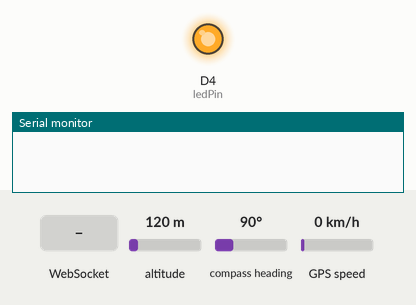
The sketch below on a simulated ESP8266 (NodeMCU). On the bench: output pins drawn as LEDs (lit = HIGH), the last lines printed to the serial monitor. Dashed ring = blinking. Inputs (shaded band) come from the test bench; at power-on: altitude 120 m, compass heading 90°, GPS speed 0 km/h. WiFi joins after 1.5 s; servers stay silent unless stated; the GPS gets a fix after 3 s at 37.7749, -122.4194 with 8 satellites.

Above: at 0.1 s.
At 2.7 s:
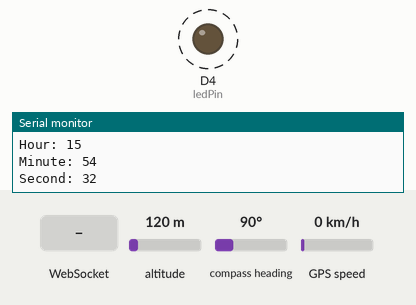
2.8 s: WebSocket text "1" received
Timing chart, 0 to 11.0 s (numbered marks = the images above; inputs shaded):
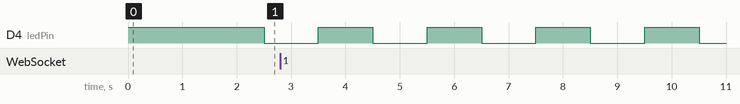

Measured:
- by itself, D4 (ledPin): alternates HIGH for 1.0 s and LOW for 1.0 s

The sketch:

Live_GPS.ino
```cpp
#include <ESPAsyncWiFiManager.h>
#include <ESPAsyncWebServer.h>
#include <ESPAsyncTCP.h>
#include <TinyGPS++.h>
#include <SoftwareSerial.h>
#include <ArduinoJson.h>

// Pin configuration
static const int RXpin = D7, TXpin = D6;
const int ledPin = D4;

// GPS and WiFiManager objects
TinyGPSPlus gps;
SoftwareSerial SerialGPS(TXpin, RXpin);
DNSServer dns;
AsyncWebServer server(80);
AsyncWiFiManager wifiManager(&server, &dns);

// WebSocket
AsyncWebSocket ws("/ws");

// Variables for GPS data
float Latitude = 0, Longitude = 0, Altitude = 0, Speed = 0, HDOP = 0, Course = 0;
int year, month, date, hour, minute, second;
String DateString, TimeString;

// Timer for loop execution
unsigned long lastBroadcastTime = 0;
const unsigned long broadcastInterval = 1000;  // 1 second
// Timer for LED blinking
unsigned long previousMillis = 0;
const unsigned long ledOnDuration = 1000;               // 1 second
const unsigned long ledOffDurationConnected = 1000;     // 4 seconds (slow blink for connected)
const unsigned long ledOffDurationDisconnected = 4000;  // 1 second (fast blink for disconnected)
bool ledState = false;

// WebSocket event handler
void onWebSocketEvent(AsyncWebSocket *server, AsyncWebSocketClient *client, AwsEventType type, void *arg, uint8_t *data, size_t len) {
  if (type == WS_EVT_CONNECT) {
    Serial.println("WebSocket client connected");

  } else if (type == WS_EVT_DISCONNECT) {
    Serial.println("WebSocket client disconnected");
  }
}

void setup() {
  Serial.begin(115200);
  SerialGPS.begin(9600);
  pinMode(ledPin, OUTPUT);
  digitalWrite(ledPin, HIGH);  // Turn off LED

  // Setup WiFi
  wifiManager.autoConnect("ESP_WiFi");
  Serial.println("Connected to WiFi!");

  // Setup WebSocket
  ws.onEvent(onWebSocketEvent);
  server.addHandler(&ws);

  // Serve HTML
  server.on("/", HTTP_GET, [](AsyncWebServerRequest *request) {
    String mapUrl = "https://maps.google.com/?q=" + String(Latitude, 6) + "," + String(Longitude, 6);
    request->send_P(200, "text/html", R"rawliteral(
    <!DOCTYPE html>
    <html lang='en'>
    <head>
      <meta charset='UTF-8'>
      <meta name='viewport' content='width=device-width, initial-scale=1.0'>
      <title>Live GPS Tracking</title>
      <style>
        body {
          font-family: Arial, sans-serif;
          background-color: #f4f4f4;
          margin: 0;
          padding: 20px;
        }
        .container {
          max-width: 800px;
          margin: 0 auto;
          background-color: white;
          border-radius: 15px;
          box-shadow: 0 4px 15px rgba(0, 0, 0, 0.1);
          padding: 20px;
          display: flex;
          flex-direction: column;
        }
        .header {
          text-align: center;
          margin-bottom: 20px;
        }
        .header h1 {
          color: #333;
          font-size: 24px;
          margin-bottom: 10px;
        }
        .header p {
          color: #666;
        }
        .card {
          flex: 1;
          background-color: #f0f0f0;
          border-radius: 10px;
          padding: 15px;
          margin: 10px;
        }
        .card-title {
          color: #007bff;
          font-weight: bold;
          margin-bottom: 10px;
        }
        .row {
          display: flex;
          align-items: center;
          margin-bottom: 10px;
        }
        .icon {
          margin-right: 10px;
          font-size: 18px;
        }
        .label {
          font-weight: bold;
          margin-right: 10px;
          color: #333;
        }
        .footer {
          text-align: center;
          background-color: #f1f1f1;
          padding: 10px;
          margin-top: 20px;
        }
        .socialicon {
          max-width: 35px;
          max-height: 35px;
          padding-left: 24px;
          padding-right: 24px;
        }
        @media (max-width: 768px) {
          .container {
            flex-direction: column;
          }
        }
      </style>
      <script>
        var ws = new WebSocket("ws://" + location.hostname + "/ws");
        ws.onmessage = function(event) {
          var data = JSON.parse(event.data);
          document.getElementById("latitude").textContent = data.latitude || "N/A";
          document.getElementById("longitude").textContent = data.longitude || "N/A";
          document.getElementById("altitude").textContent = data.altitude || "N/A";
          document.getElementById("speed").textContent = data.speed || "N/A";
          document.getElementById("hdop").textContent = data.hdop || "N/A";
          document.getElementById("course").textContent = data.course || "N/A";
          document.getElementById("date").textContent = data.date || "N/A";
          document.getElementById("time").textContent = data.time || "N/A";

          // Update Google Maps link dynamically
          var mapUrl = "https://maps.google.com/?q=" + data.latitude + "," + data.longitude;
          document.getElementById("mapLink").setAttribute("href", mapUrl);
        };
      </script>
    </head>
    <body>
      <div class="container">

        <!-- Header -->
        <div class="header">
          <h1>Live GPS Tracking</h1>
          <p>Real-time Location Monitoring</p>
        </div>

        <!-- Location Details -->
        <div class="card">
          <div class="card-title">Location Details</div>
          <div class="row">
            <div class="icon">🌍</div>
            <div class="label">Latitude:</div>
            <span id="latitude">N/A</span>°N
          </div>
          <div class="row">
            <div class="icon">🌎</div>
            <div class="label">Longitude:</div>
            <span id="longitude">N/A</span>°E
          </div>
          <div class="row">
            <div class="icon">🌏</div>
            <div class="label">Altitude:</div>
            <span id="altitude">N/A</span> m
          </div>

          <!-- Map Link -->
          <div class="row">
            <a id="mapLink" href="#" target="_blank">Click to view on Google Maps</a>
          </div>
        </div>

        <!-- Movement Details -->
        <div class="card">
          <div class="card-title">Movement & Environment</div>
          <div class="row">
            <div class="icon">🧭</div>
            <div class="label">Course:</div>
            <span id="course">N/A</span>°
          </div>
          <div class="row">
            <div class="icon">🚗</div>
            <div class="label">Speed:</div>
            <span id="speed">N/A</span> km/h
          </div>
          <div class="row">
            <div class="icon">📡</div>
            <div class="label">HDOP:</div>
            <span id="hdop">N/A</span>
          </div>
        </div>

        <!-- Date and Time -->
        <div class="footer">
          📅 <span id="date">N/A</span>
          | 🕒
          <span id="time">N/A</span>
        </div>

        <!-- Footer -->
        <div class="footer">
          | Made by: Devansh Rajput |
        </div>

        <!-- Social Links -->
        <div class="footer">
          <a href="https://github.com/Devansh-66" target="_blank"><img class="socialicon" src="https://cdn2.iconfinder.com/data/icons/social-icons-circular-color/512/github-1024.png"></a>
          <a href="https://www.linkedin.com/in/devansh-rajput" target="_blank"><img class="socialicon" src="https://cdn4.iconfinder.com/data/icons/social-media-logos-6/512/56-linkedin-1024.png"></a>
          <a href="https://www.instagram.com/_devansh.rajput_/" target="_blank"><img class="socialicon" src="https://cdn4.iconfinder.com/data/icons/social-media-logos-6/512/62-instagram-1024.png"></a>
        </div>

      </div> <!-- container close -->
    </body>
    </html>
  )rawliteral");
  });


  server.begin();
  Serial.println("Server started");
}

void loop() {
  // Check WiFi

  unsigned long currentMillis = millis();

  if (WiFi.status() == WL_CONNECTED) {
    // Handle slow blink (connected)
    if (!ledState && currentMillis - previousMillis >= ledOffDurationConnected) {
      digitalWrite(ledPin, HIGH);  // Turn LED on
      ledState = true;
      previousMillis = currentMillis;
    } else if (ledState && currentMillis - previousMillis >= ledOnDuration) {
      digitalWrite(ledPin, LOW);  // Turn LED off
      ledState = false;
      previousMillis = currentMillis;
    }

    // Broadcast GPS data every second
    if (millis() - lastBroadcastTime >= broadcastInterval) {
      lastBroadcastTime = millis();

      // Create JSON object
      StaticJsonDocument<256> jsonDoc;
      jsonDoc["latitude"] = Latitude;
      jsonDoc["longitude"] = Longitude;
      jsonDoc["altitude"] = Altitude;
      jsonDoc["speed"] = Speed;
      jsonDoc["hdop"] = HDOP;
      jsonDoc["course"] = Course;
      jsonDoc["date"] = DateString;
      jsonDoc["time"] = TimeString;

      String jsonString;
      serializeJson(jsonDoc, jsonString);

      // Send JSON to all WebSocket clients
      ws.textAll(jsonString);
    }
  } else {
    // Handle fast blink (disconnected)
    if (!ledState && currentMillis - previousMillis >= ledOffDurationDisconnected) {
      digitalWrite(ledPin, HIGH);  // Turn LED on
      ledState = true;
      previousMillis = currentMillis;
    } else if (ledState && currentMillis - previousMillis >= ledOnDuration) {
      digitalWrite(ledPin, LOW);  // Turn LED off
      ledState = false;
      previousMillis = currentMillis;
    }

    // Start Access Point if disconnected
    Serial.println("WiFi disconnected! Starting Access Point...");
    wifiManager.startConfigPortal("ESP_Hotspot");
    delay(1000);  // Avoid rapid reconnect attempts
  }
  // Fetch GPS data
  while (SerialGPS.available() > 0) {
    if (gps.encode(SerialGPS.read())) {
      Latitude = gps.location.isValid() ? gps.location.lat() : 0.0;
      Longitude = gps.location.isValid() ? gps.location.lng() : 0.0;
      Altitude = gps.altitude.isValid() ? gps.altitude.meters() : 0.0;
      Speed = gps.speed.isValid() ? gps.speed.kmph() : 0.0;
      HDOP = gps.hdop.isValid() ? gps.hdop.value() / 100.0 : 0.0;
      Course = gps.course.isValid() ? gps.course.deg() : 0.0;

      // Print components for serial monitor

      Serial.print("Latitude: ");
      Serial.println(Latitude, 6);
      Serial.print("Longitude: ");
      Serial.println(Longitude, 6);
      Serial.print("Altitude: ");
      Serial.println(Altitude, 2);
      Serial.print("Speed: ");
      Serial.println(Speed, 6);
      Serial.print("hdop: ");
      Serial.println(HDOP, 2);
      Serial.print("Course: ");
      Serial.println(Course, 2);

      if (gps.date.isValid()) {
        DateString = "";
        date = gps.date.day();
        month = gps.date.month();
        year = gps.date.year();

        // Add leading zero to day if necessary
        if (date < 10) {
          DateString += '0';
        }
        DateString += String(date);
        DateString += " / ";

        // Add leading zero to month if necessary
        if (month < 10) {
          DateString += '0';
        }
        DateString += String(month);
        DateString += " / ";

        DateString += String(year);

        // Print components for serial monitor
        Serial.print("Date: ");
        Serial.println(date);
        Serial.print("Month: ");
        Serial.println(month);
        Serial.print("Year: ");
        Serial.println(year);
      }

      if (gps.time.isValid()) {
        TimeString = "";
        hour = gps.time.hour() + 5;  // Adjust UTC offset
        minute = gps.time.minute() + 30;
        second = gps.time.second();

        // Handle minute overflow
        if (minute >= 60) {
          hour += 1;
          minute -= 60;
        }

        // Handle hour overflow
        if (hour >= 24) {
          hour -= 24;
        }

        // Add leading zero to hour if necessary
        if (hour < 10) {
          TimeString += '0';
        }
        TimeString += String(hour);
        TimeString += " : ";

        // Add leading zero to minute if necessary
        if (minute < 10) {
          TimeString += '0';
        }
        TimeString += String(minute);
        TimeString += " : ";

        // Add leading zero to second if necessary
        if (second < 10) {
          TimeString += '0';
        }
        TimeString += String(second);

        // Print components for serial monitor
        Serial.print("Hour: ");
        Serial.println(hour);
        Serial.print("Minute: ");
        Serial.println(minute);
        Serial.print("Second: ");
        Serial.println(second);
      }

      if (!gps.date.isValid() || !gps.time.isValid()) {
        DateString = "N/A";
        TimeString = "N/A";
      }
    }
  }

  // Clean up disconnected WebSocket clients
  ws.cleanupClients();
}
```
